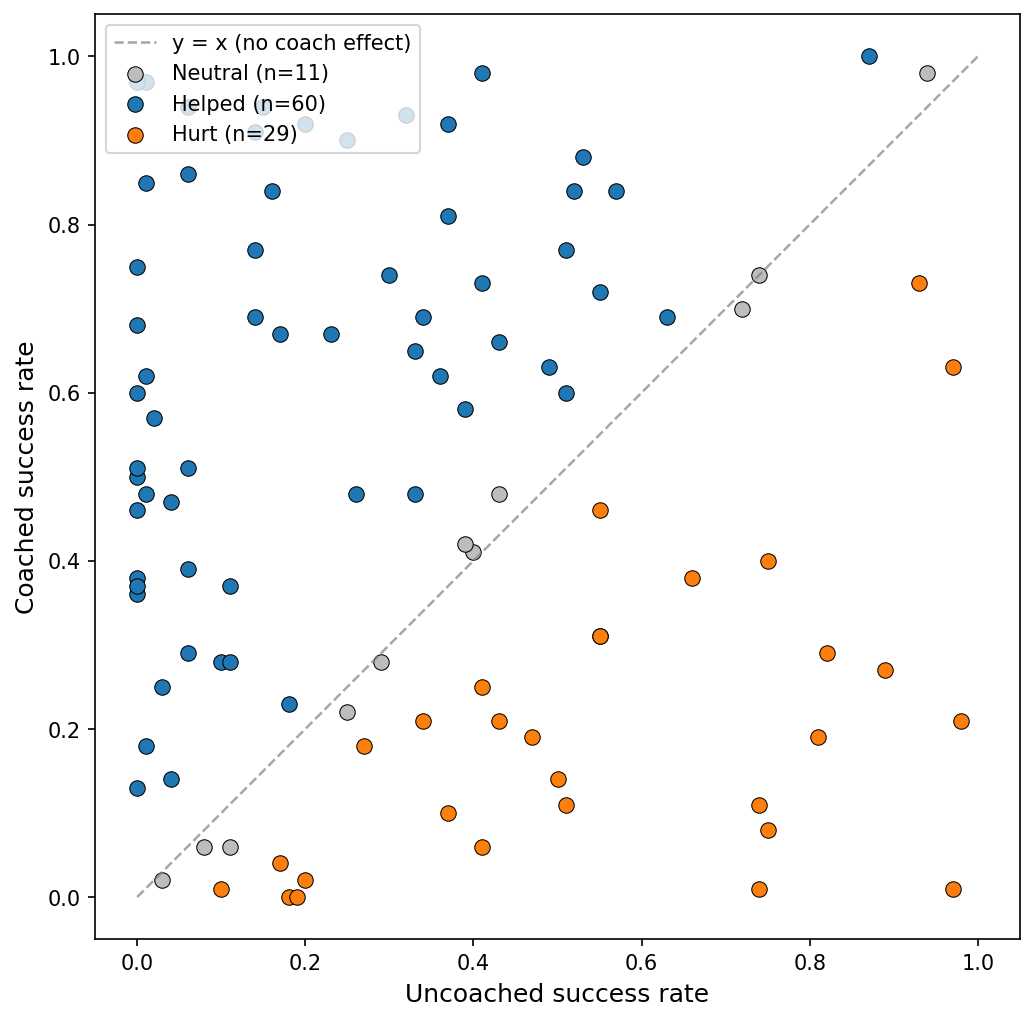

This figure's Python source:
# train/unicycle_train/coach/v4/figures/plot_eval.py

import json
from pathlib import Path
import numpy as np
import matplotlib.pyplot as plt


LABEL = "V4"
THRESHOLD = 0.05  # +/-5pp threshold for helped vs hurt vs neutral

# Paper-friendly, colorblind-safe palette
COLOR_HELPED = "#1f77b4"   # blue
COLOR_HURT = "#ff7f0e"     # orange
COLOR_NEUTRAL = "#bdbdbd"  # gray


def main():
    # Script lives in v4/figures/, eval results live in v4/eval_logs/
    here = Path(__file__).resolve().parent
    eval_logs = here.parent / "eval_logs"

    # Collect (seed -> success_rate) for both modes across all timestamp dirs
    pattern = f"eval_*eval100seeds*/{{mode}}/seed_*/result.json"
    rates = {"with_coach": {}, "no_coach": {}}
    for mode in rates:
        for path in eval_logs.glob(pattern.format(mode=mode)):
            seed = int(path.parent.name.split("_")[1])
            with open(path) as f:
                rates[mode][seed] = json.load(f)["evaluation"]["success_rate"]

    # Align by seed - same index across both arrays = same student
    seeds = sorted(set(rates["with_coach"]) & set(rates["no_coach"]))
    uncoached = np.array([rates["no_coach"][s] for s in seeds])
    coached = np.array([rates["with_coach"][s] for s in seeds])
    benefit = coached - uncoached

    # Print key stats so we have numbers to cite alongside the figure
    helped = int((benefit > THRESHOLD).sum())
    hurt = int((benefit < -THRESHOLD).sum())
    neutral = len(benefit) - helped - hurt
    corr = np.corrcoef(uncoached, benefit)[0, 1]
    print(f"{LABEL} ({len(seeds)} seeds): "
          f"helped={helped}, hurt={hurt}, neutral={neutral}, "
          f"corr(uncoached, benefit)={corr:+.3f}")

    # Classify each point so colors match the helped/hurt/neutral counts above
    helped_mask = benefit > THRESHOLD
    hurt_mask = benefit < -THRESHOLD
    neutral_mask = ~(helped_mask | hurt_mask)

    fig, ax = plt.subplots(figsize=(7, 7))

    # Diagonal first (background), then neutral, then helped/hurt on top
    ax.plot([0, 1], [0, 1], color="gray", linestyle="--", linewidth=1.2,
            alpha=0.7, label="y = x (no coach effect)")
    ax.scatter(uncoached[neutral_mask], coached[neutral_mask],
               color=COLOR_NEUTRAL, s=55, edgecolors="black", linewidths=0.5,
               label=f"Neutral (n={neutral})")
    ax.scatter(uncoached[helped_mask], coached[helped_mask],
               color=COLOR_HELPED, s=55, edgecolors="black", linewidths=0.5,
               label=f"Helped (n={helped})")
    ax.scatter(uncoached[hurt_mask], coached[hurt_mask],
               color=COLOR_HURT, s=55, edgecolors="black", linewidths=0.5,
               label=f"Hurt (n={hurt})")

    ax.set_xlabel("Uncoached success rate", fontsize=12)
    ax.set_ylabel("Coached success rate", fontsize=12)
    ax.set_xlim(-0.05, 1.05)
    ax.set_ylim(-0.05, 1.05)
    ax.set_aspect("equal")
    ax.legend(loc="upper left", fontsize=10)

    plt.tight_layout()
    plt.savefig(here / "plot_eval.png", dpi=150, bbox_inches="tight")
    print(f"Saved: {here / 'plot_eval.png'}")


if __name__ == "__main__":
    main()
